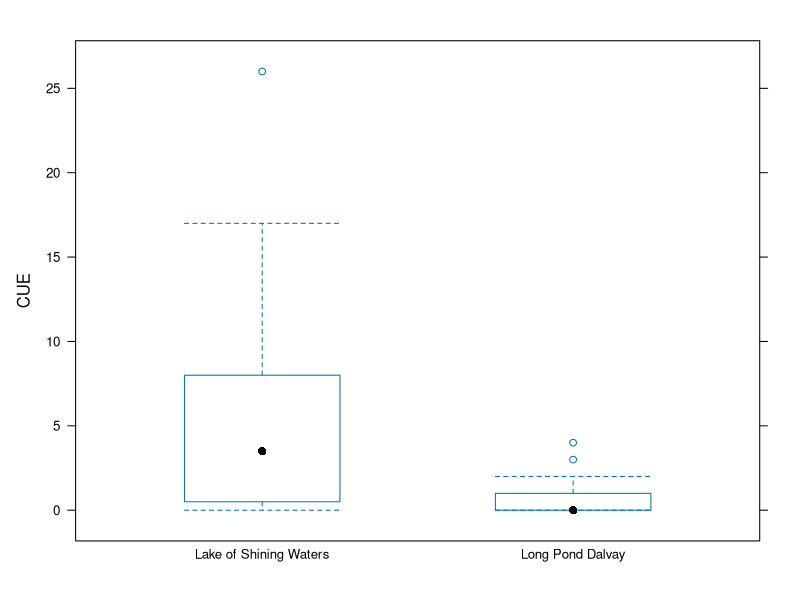
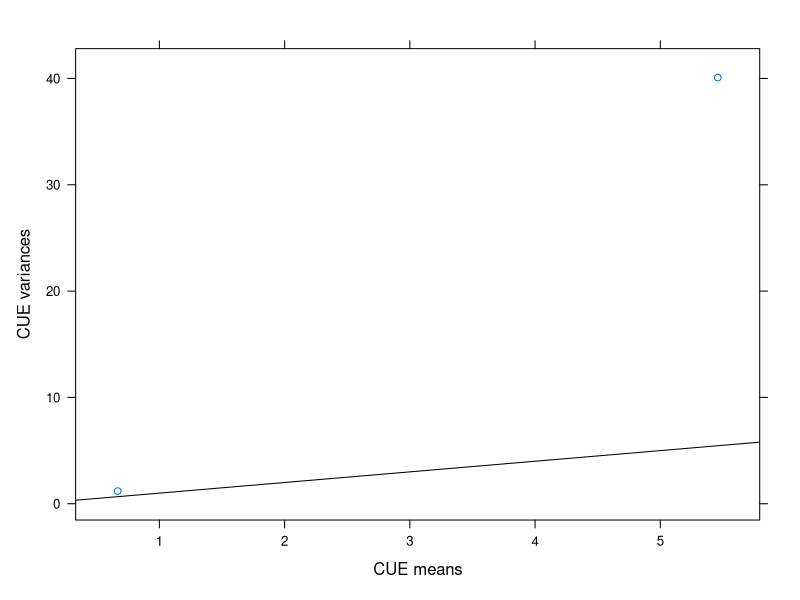

Write R code to recreate these figures, in order. (Note: this script raises an error after producing the figures.)
library(lattice)
library(MASS)
library(nlme)
data <- read.csv("../data/QABRPAPEIPondFishCUE.csv", header=TRUE)
attach(data)
eels <- data.frame(Site = as.factor(Waterbody), Sector = as.factor(Shoreline.Sector), CUE = American.Eel.CUE)
detach(data)
rm(data)

bwplot(CUE ~ Site, data = eels)

attach(eels)
Means <- tapply(CUE, list(Site), mean)
Vars <- tapply(CUE, list(Site), var)
xyplot(Vars ~ Means, panel = function(x, y) {
    panel.abline(a=0, b=1)
    panel.xyplot(x, y)
}, xlab="CUE means", ylab="CUE variances")
detach(eels)

fitted_poisson <- fitdistr(eels$CUE, "Poisson")$estimate[[1]]
# error_poisson <- fitdistr(eels$CUE, "Poisson")$sd[[1]]

data <- read.csv("../data/QABRPAPEIPondFishRichness.csv", header=TRUE)
attach(data)
species <- data[c(4:11)] 
detach(data)
rm(data)
shannon <- diversity(species, "shannon")
count <- specnumber(species)